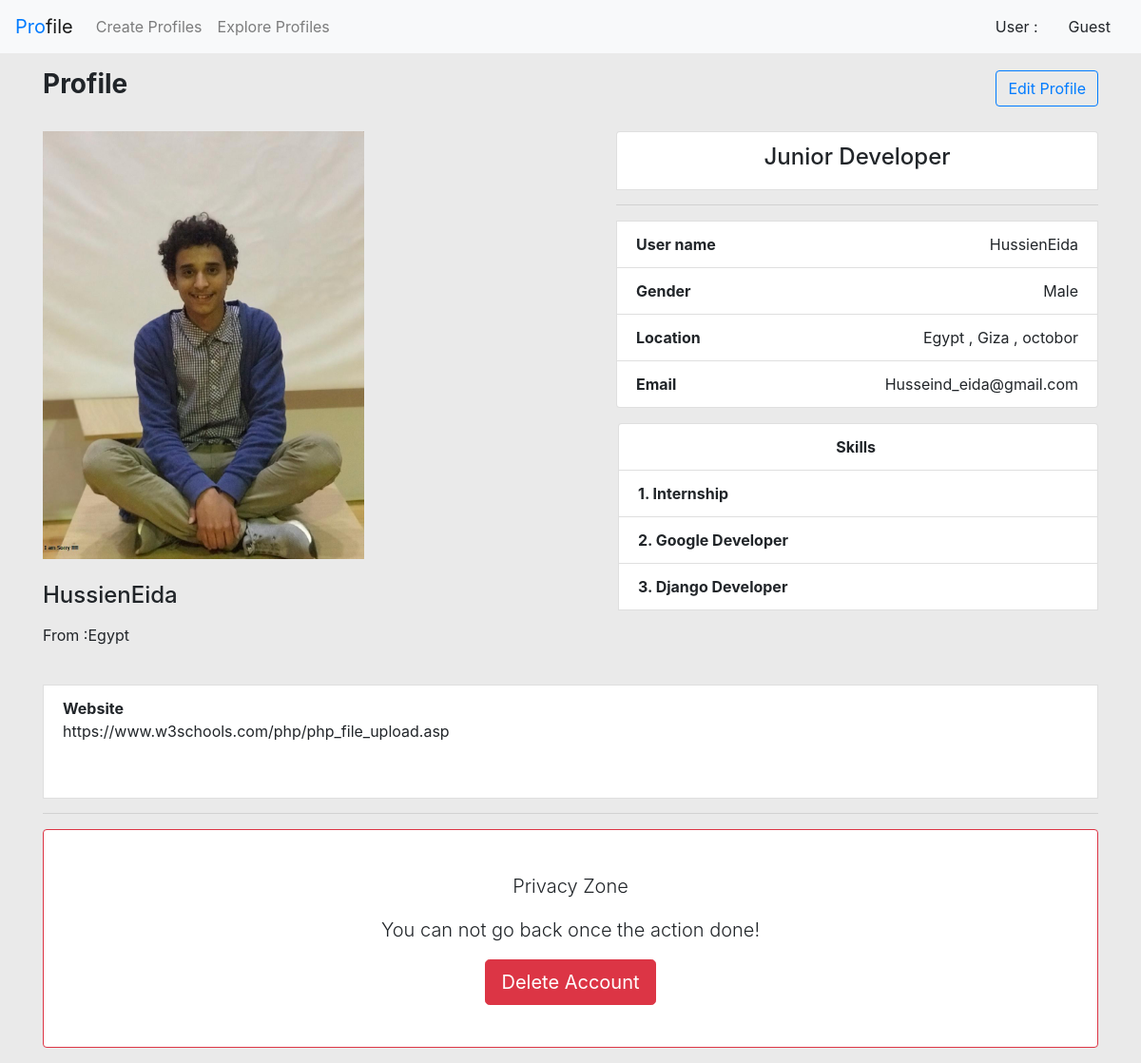
Page /moreinfo.php?id=13 on the committed database.
### tables this page shows
CREATE TABLE `create_profiles` (
  `Id` int(11) NOT NULL,
  `Names` varchar(255) NOT NULL,
  `Profession` varchar(255) NOT NULL,
  `Urls` varchar(255) NOT NULL,
  `Gender` varchar(1) NOT NULL,
  `Locations` varchar(255) NOT NULL,
  `Skills` varchar(255) NOT NULL,
  `Images` varchar(255) NOT NULL,
  `Email` varchar(255) NOT NULL
);

### moreinfo.php (the view, shortened to what this page needs)
<?php
include("nabvar_section.php");
    if (isset($_GET['id'])) {
        $id=$_GET['id'];
        $sql="SELECT * FROM create_profiles WHERE ID='$id'";
        $result=mysqli_query($connect_to_database,$sql);
        $profiles=mysqli_fetch_all($result,MYSQLI_ASSOC);
    }
    else {
        header("location:global_profiles.php");
    }
    $counter=0;
?>
<div class="container">
<header style="display: flex; flex-direction: row; justify-content: space-between; align-items: center">
    <?php foreach($profiles as $profile): ?>
    <h3 style="font-weight: bold">Profile</h3>
  <div class='btn-group'>
    <a class="btn btn-outline-primary" href="local_profiles.php?id_edit=<?php  echo $profile['Id'] ?>">
    Edit Profile </a>
  </div>
</header>
<br>
</div>
<div class="container">
<div class='profile'>
  <div style="display: grid; grid-template-columns: 1fr 1fr; grid-gap: 1rem; ">
    <div class="profile-left">
      <img src="photo/<?php echo htmlspecialchars($profile['Images']); ?>" alt="">
      <br>
      <br>
      <h4><?php echo htmlspecialchars($profile['Names']);?></h4>
      <p class="lead"><?php foreach(explode(',',$profile['Locations']) as $unit) { ?>
         <li  style="list-style-type:none">From :<?php echo htmlspecialchars($unit); break;?> </li>
       <?php  } ?></p>
    </div>
    <div class="profile-right">
      <ul class="lis-group">
        <li class="list-group-item">
          <h4 class="text-center"><?php echo htmlspecialchars($profile['Profession']);?></h4>
        </li>
        <hr>
        <li class="list-group-item">
          <strong>User name</strong>
          <span class="float-right"><?php echo htmlspecialchars($profile['Names']);?></span>
        </li>
        <li class="list-group-item">
          <strong>Gender</strong>
          <span class="float-right"><?php
            if ($profile['Gender']=="M")
                echo  "Male";
            else
                echo  "Female";?></span>
        </li>
        <li class="list-group-item">
          <strong>Location</strong>
          <span class="float-right"><?php echo htmlspecialchars($profile['Locations']);?></span>
        </li>
        <li class="list-group-item">
          <strong>Email</strong>
          <span class="float-right"><?php echo htmlspecialchars($profile['Email']);?></span>
        </li>
      </ul>
      <ul class="list-group">
        <li class="list-group-item">
          <strong>Skills</strong>
        </li>
        <?php foreach(explode(',',$profile['Skills']) as $unit) {
            $counter++;?>
        <li class="list-group-item">
          <strong><?php echo htmlspecialchars($counter); ?>.<?php echo htmlspecialchars($unit); ?> </li></strong>
          <span class="" ><li style="list-style-type:none"></span>
        <?php  } ?>
        <?php $counter=0; ?>
      </ul>
    </div>
  </div>
  <br>
  <li class="list-group-item" style="height:120px;">
          <strong>Website</strong>
          <br>
          <span ><?php echo htmlspecialchars($profile['Urls']);?></span>
    </li>
    <hr>
  <div class="profile-bottom">
    <p>
      <div class="card border-danger text-center p-4">
        <div class="card-body">
          <p class="lead">Privacy Zone</p>
          <p class="lead">You can not go back once the action done!</p>
          <form action="<?php echo $_SERVER['PHP_SELF'];?>" method="POST">
                <input class="btn btn-danger btn-lg" type="submit" name="id_delete_done" value="Delete Account" class="btn btn-primary">
          </form>
        </div>
      </div>
    </p>
  </div>
</div>
<?php  endforeach; ?>
</body>
</html>

### style.css (style rules this page uses)
body { background: #eaeaea; }

### moreinfo.php (style rules this page uses)
.list-group .list-group-item:first-child strong { margin:0 45%; }
.list-group-item { position: relative; display: block; padding: 0.75rem 1.25rem; margin-bottom: -1px; background-color: #fff; border: 1px solid rgba(0,0,0,0.125); }
.list-group { padding-left:42px !important; }
.profile-left img { max-width:100%; height: 450px; }

### rows in the picture
create_profiles: Images (picture), Names "HussienEida", Locations "Egypt", Profession "Junior Developer", Gender "Male", Locations "Egypt , Giza , octobor", Email "Husseind_eida@gmail.com", Skills "Internship", Skills "Google Developer", Skills "Django Developer", Urls "https://www.w3schools.com/php/php_file_upload.asp"

### other values in the picture
$name "Guest"
